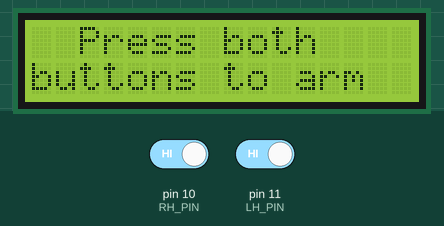
Recording of a sketch running on a simulated Arduino Uno, built with avr-gcc and run on an emulated ATmega328P. Parts: 16×2 character LCD. The inputs (shaded band) are chosen by the test bench; at power-on: pin 10 (RH_PIN) HIGH, pin 11 (LH_PIN) HIGH. What the sketch prints to the serial monitor is not drawn.

Above: at 1.2 s.
1.3 s: pin 10 (RH_PIN) driven LOW and pin 11 (LH_PIN) driven LOW
At 2.1 s:
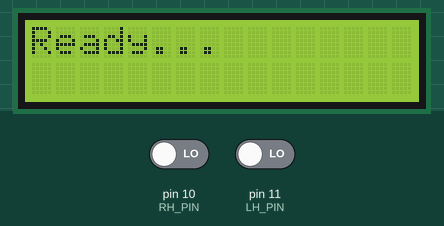
2.8 s: pin 10 (RH_PIN) driven HIGH and pin 11 (LH_PIN) driven HIGH
At 2.97 s:
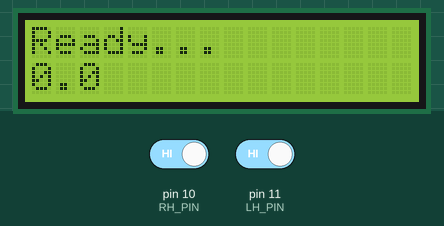
Timing chart, 0 to 5.8 s (numbered marks = the images above; inputs shaded):
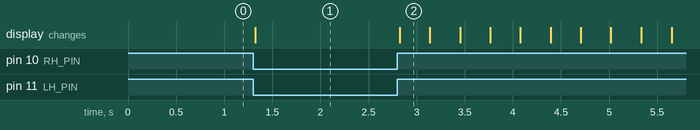

The sketch:

basic_cube_timer.ino
```cpp
/* Basic Cube Timer */


#include <LiquidCrystal.h>
/*================
 * LCD CONNECTIONS:  (note...we're using 4 bit mode here...)
 *   1 to GND
 *   2 to 5V
 *   3 to the contrast control...I did a hardcoded voltage divider.
 *   4 to Arduino digital pin LCD_REG_SEL
 *   5 to GND
 *   6 to Arduino digital pin LCD_ENABLE
 *   7 (no connection)
 *   8 (no connection)
 *   9 (no connection)
 *   10 (no connection)
 *   11 to Arduino  digital pin LCD_D4
 *   12 to Arduino  digital pin LCD_D5
 *   13 to Arduino  digital pin LCD_D6
 *   14 to Arduino  digital pin LCD_D7
 *   15 to 5V
 *   16 to GND
 *====================*/
#define LCD_D7         4
#define LCD_D6         5
#define LCD_D5         6
#define LCD_D4         7
#define LCD_ENABLE     8
#define LCD_REG_SEL    9

// Our LCD has 2 rows of 16 characters.
#define LCD_CHARS 16
#define LCD_ROWS 2

LiquidCrystal lcd(LCD_REG_SEL, LCD_ENABLE, LCD_D4, LCD_D5, LCD_D6, LCD_D7);

#define RH_PIN    10
#define LH_PIN    11
#define RESET_PIN 12

uint32_t start_time;

typedef enum
{
  STATE_RESET,
  STATE_ARMED,
  STATE_TIMING,
  STATE_STOPPED
} state_type;

state_type current_state = STATE_RESET;

/* State initalization forward declarations */
void init_reset_state( void );
void init_armed_state( void );
void init_timing_state( void );
void init_stopped_state( void );

/* State processing function forward declarations */
/* Note:  still returning next state, even though right now, our state machine always
 *  knows what the next state will be.  Maybe this will change in the future...
 */
state_type process_reset_state( void );
state_type process_armed_state( void );
state_type process_timing_state( void );
state_type process_stopped_state( void );

typedef void (*init_func_type)(void);
typedef state_type (*proc_func_type)(void);

/* init function table */
init_func_type init_func[] =
{
  init_reset_state,
  init_armed_state,
  init_timing_state,
  init_stopped_state
};

/* processing function table */
proc_func_type proc_func[] =
{
  process_reset_state,
  process_armed_state,
  process_timing_state,
  process_stopped_state
};

/*=================================================================
 * display text
 *
 * This is a wrapper function for text display.
 * Put text out to both serial and top line of the LCD display.
 =================================================================*/
void display_text(char *text)
{
  Serial.println(text);
  lcd.setCursor(0,0);
  lcd.print(text);
}

/*=================================================================
 * display text - overload
 *
 * This is a wrapper function for text display.
 * Put text out to both serial and text at the specified row/column of the lcd
 =================================================================*/

void display_text(char *text, int row, int col)
{
  Serial.println(text);
  lcd.setCursor(col,row);
  lcd.print(text);
}

/*=================================================================
 * display_elapsed_time
 *
 * This function displays the current elapsed time from the previous start.
 * Note we use the global "start_time" to do this calc.
 =================================================================*/
void display_elapsed_time( void )
{
  uint32_t current_time;
  uint32_t elapsed_time;
  uint32_t elapsed_sec;
  uint32_t elapsed_ms;

  current_time = millis();

  elapsed_time = current_time - start_time;
  elapsed_sec = elapsed_time/1000;
  elapsed_ms = elapsed_time % 1000;

  /* Serial print portion */
  Serial.print("sec: ");
  Serial.print(elapsed_sec);
  Serial.print(" ms: ");
  Serial.println(elapsed_ms);

  /* LCD version goes on second line */
  lcd.setCursor(0,1);
  lcd.print(elapsed_sec);
  lcd.print(".");
  lcd.print(elapsed_ms);
}  /* end of display_elapsed_time */

/*=================================================================
 * init_reset_state
 =================================================================*/
void init_reset_state( void )
{
  lcd.clear();
  display_text("  Press both");
  display_text("buttons to arm", 1, 0);

}  /* end of init_reset_state */

/*=================================================================
 * init_armed_state
 =================================================================*/
void init_armed_state( void )
{
  lcd.clear();
  display_text("Ready...");

}  /* end of init_armed_state */

/*=================================================================
 * init_timing_state
 =================================================================*/
void init_timing_state( void )
{
  start_time = millis();
  display_elapsed_time();

}  /* end of init_timing_state */


/*=================================================================
 * init_stopped_state
 =================================================================*/
void init_stopped_state( void )
{

  // One last update...
  display_text("reset 2 go again");
  display_elapsed_time();
  display_text("=your time",1,6);

}  /* end of init_stopped_state */

/*=================================================================
 * process_reset_state
 *
 * Wait for both LH and RH buttons to be pressed.  This will move us
 * to "armed".
 =================================================================*/
state_type process_reset_state( void )
{
  int rh_pin;
  int lh_pin;

  rh_pin = digitalRead(RH_PIN);
  lh_pin = digitalRead(LH_PIN);

  //#if 0
  Serial.print("pins: ");
  Serial.print(rh_pin);
  Serial.print(" ");
  Serial.println(lh_pin);
  //#endif

  if ((rh_pin == LOW) && (lh_pin == LOW))
  {
    return(STATE_ARMED);
  }
  else
  {
    return(STATE_RESET);
  }

}  /* end of process_reset_state */

/*=================================================================
 * process_armed_state
 *
 * Once both buttons are released, we'll start timing.
 =================================================================*/
state_type process_armed_state( void )
{
  int rh_pin;
  int lh_pin;

  rh_pin = digitalRead(RH_PIN);
  lh_pin = digitalRead(LH_PIN);

  //#if 0
  Serial.print("pins: ");
  Serial.print(rh_pin);
  Serial.print(" ");
  Serial.println(lh_pin);
  //#endif

  if ((digitalRead(RH_PIN) == HIGH) && (digitalRead(LH_PIN) == HIGH))
  {
    return(STATE_TIMING);
  }
  else
  {
    return(STATE_ARMED);
  }

}  /* end of process_armed_state */

/*=================================================================
 * process_timing_state
 *
 * In here, we're counting time, until both buttons are pressed again.
 =================================================================*/
state_type process_timing_state( void )
{
  if ((digitalRead(RH_PIN) == LOW) && (digitalRead(LH_PIN) == LOW))
  {
    return(STATE_STOPPED);
  }
  else
  {
    display_elapsed_time();
    return(STATE_TIMING);
  }

}  /* end of process_timing_state */


/*=================================================================
 * process_stopped_state
 *
 * Just waiting for the reset button to be pressed for half a second.
 =================================================================*/
state_type process_stopped_state( void )
{
  /* Okay, I'm gonna be bad here.  Instead of a proper debounce, I'm going to pull
   *  out the sledgehammer and use "delay".
   */
  if (digitalRead(RESET_PIN) == LOW)
  {
    delay(500);
    if (digitalRead(RESET_PIN) == LOW)
    {
      return(STATE_RESET);
    }
  }
  return(STATE_STOPPED);

}  /* end of init_stopped_state */

void setup( void )
{
  Serial.begin(9600);

  pinMode(RH_PIN, INPUT_PULLUP);
  pinMode(LH_PIN, INPUT_PULLUP);
  pinMode(RESET_PIN, INPUT_PULLUP);

  lcd.begin(LCD_CHARS, LCD_ROWS);
  lcd.clear();

  init_reset_state();

}

void loop ( void )
{
  state_type next_state;

  next_state = proc_func[current_state]();
  if (next_state != current_state)
  {
    init_func[next_state]();
    current_state = next_state;
  }

}
```

Measured:
- after the input at 1.3 s, the display: changes at once (image 1)
- after the input at 2.8 s, the display: changes at once (image 2)
